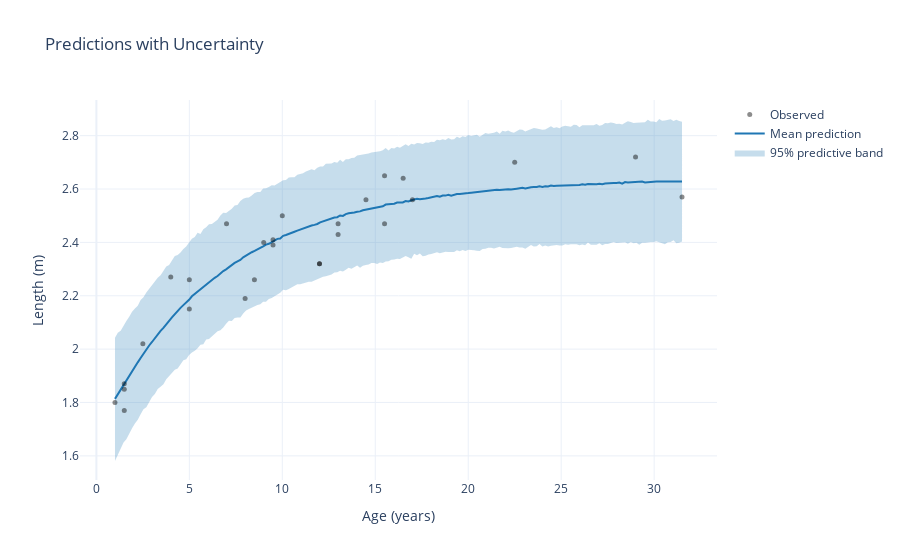

Notebook cell for this chart:
### Markdown cell above
### Making Predictions with Uncertainty

One of the key advantages of Bayesian modeling is full uncertainty quantification. Let's predict length at new ages with credible intervals.

### Code cell
# Continuous predictions with uncertainty ribbon (Plotly)
ages_grid = np.linspace(X.min(), X.max(), 200)
with dugong_model:
    pm.set_data({'age': ages_grid})
    # Sample mean function only to avoid observed-size constraints
    post_curve = pm.sample_posterior_predictive(trace, var_names=['mu'], random_seed=RNG)

# Mean function draws over the grid: (chains, draws, grid)
mu_grid = post_curve.posterior_predictive['mu'].values
# Flatten chains/draws to one draw axis
mu_flat = mu_grid.reshape(-1, mu_grid.shape[-1])  # (n_draws, grid)
# Pull sigma from the posterior (chains, draws) -> (n_draws,)
sigma_draws = trace.posterior.sigma.values.reshape(-1)
# Generate predictive draws with NumPy to match shapes
noise = np.random.default_rng(RNG).normal(0.0, sigma_draws[:, None], size=mu_flat.shape)
y_grid_draws = mu_flat + noise

q_low, q_med, q_high = np.quantile(y_grid_draws, [0.025, 0.5, 0.975], axis=0)
y_mean = y_grid_draws.mean(axis=0)

fig = go.Figure()
# 95% predictive ribbon
fig.add_trace(go.Scatter(x=ages_grid, y=q_low, line=dict(color='rgba(31,119,180,0)'), showlegend=False, hoverinfo='skip'))
fig.add_trace(go.Scatter(x=ages_grid, y=q_high, fill='tonexty', fillcolor='rgba(31,119,180,0.25)', line=dict(color='rgba(31,119,180,0)'), name='95% predictive band', hoverinfo='skip'))

# Mean prediction line
fig.add_trace(go.Scatter(x=ages_grid, y=y_mean, name='Mean prediction', line=dict(color='rgb(31,119,180)', width=2)))

# Observed data overlay
fig.add_trace(go.Scatter(x=X, y=y, mode='markers', name='Observed', marker=dict(color='black', size=5, opacity=0.45), hovertemplate='Age=%{x}<br>Observed=%{y}<extra>Observed</extra>'))

fig.update_layout(template='plotly_white', xaxis_title='Age (years)', yaxis_title='Length (m)', legend_title_text='', hovermode='x unified', title='Predictions with Uncertainty')
fig.show()

### Figure 1 — Plotly figure (JSON) as saved in the notebook; plotly's stock layout.template omitted (floating-point values rounded to 4 significant figures; data arrays with more than 128 entries replaced by an {"elided": "..."} marker saying what was removed)
{"data": [{"hoverinfo": "skip", "line": {"color": "rgba(31,119,180,0)"}, "showlegend": false, "type": "scatter", "x": {"elided": "200 float values"}, "y": {"elided": "200 float values"}}, {"fill": "tonexty", "fillcolor": "rgba(31,119,180,0.25)", "hoverinfo": "skip", "line": {"color": "rgba(31,119,180,0)"}, "name": "95% predictive band", "type": "scatter", "x": {"elided": "200 float values"}, "y": {"elided": "200 float values"}}, {"line": {"color": "rgb(31,119,180)", "width": 2}, "name": "Mean prediction", "type": "scatter", "x": {"elided": "200 float values"}, "y": {"elided": "200 float values"}}, {"hovertemplate": "Age=%{x}<br>Observed=%{y}<extra>Observed</extra>", "marker": {"color": "black", "opacity": 0.45, "size": 5}, "mode": "markers", "name": "Observed", "type": "scatter", "x": [1.0, 1.5, 1.5, 1.5, 2.5, 4.0, 5.0, 5.0, 7.0, 8.0, 8.5, 9.0, 9.5, 9.5, 10.0, 12.0, 12.0, 13.0, 13.0, 14.5, 15.5, 15.5, 16.5, 17.0, 22.5, 29.0, 31.5], "y": [1.8, 1.85, 1.87, 1.77, 2.02, 2.27, 2.15, 2.26, 2.47, 2.19, 2.26, 2.4, 2.39, 2.41, 2.5, 2.32, 2.32, 2.43, 2.47, 2.56, 2.65, 2.47, 2.64, 2.56, 2.7, 2.72, 2.57]}], "layout": {"hovermode": "x unified", "legend": {"title": {"text": ""}}, "title": {"text": "Predictions with Uncertainty"}, "xaxis": {"title": {"text": "Age (years)"}}, "yaxis": {"title": {"text": "Length (m)"}}}}
